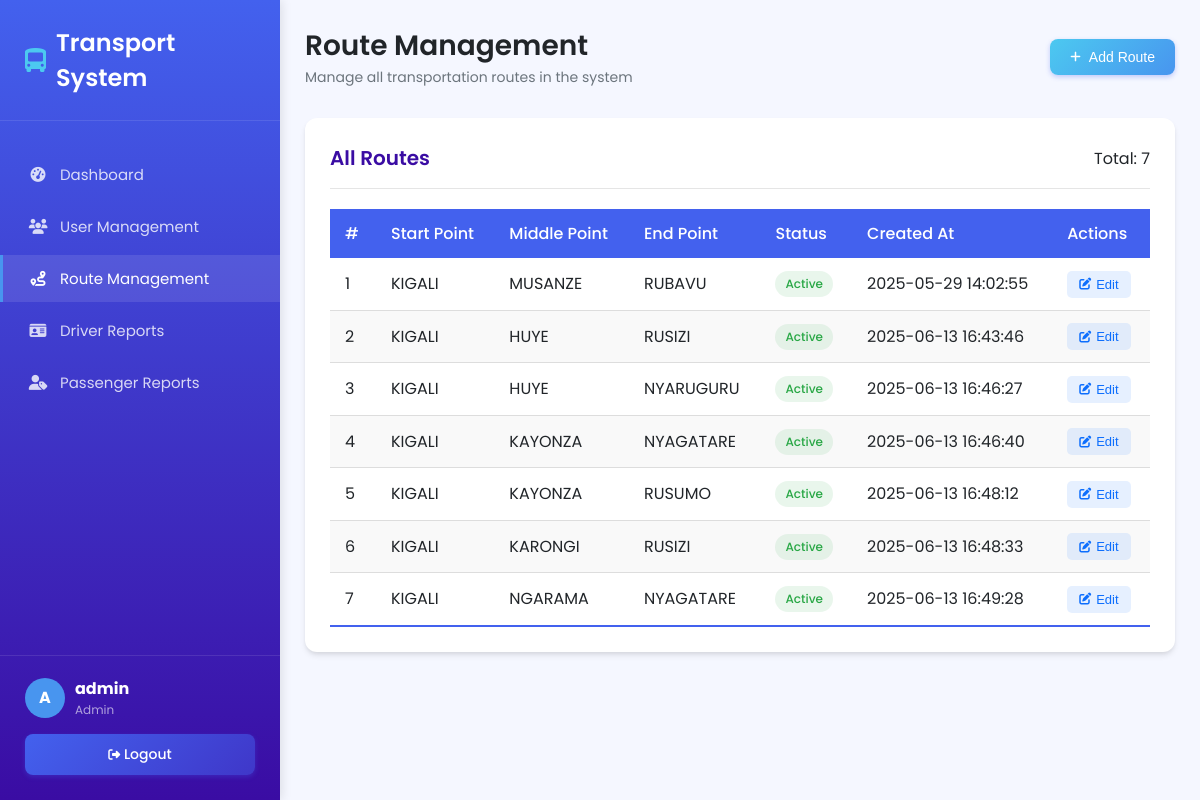
Screenshot of /Dashboard/routes.php (signed in) with the database file from the repository.
### tables this page shows
CREATE TABLE `routes` (
  `id` int(11) NOT NULL,
  `start_point` varchar(255) NOT NULL,
  `middle_point` varchar(255) DEFAULT NULL,
  `end_point` varchar(255) NOT NULL,
  `status` enum('active','inactive') NOT NULL,
  `created_at` timestamp NOT NULL DEFAULT current_timestamp(),
  `distance` decimal(10,2) DEFAULT NULL,
  `estimated_time` varchar(50) DEFAULT NULL,
  `fare` decimal(10,2) DEFAULT NULL
);

### Dashboard/routes.php (the view, shortened to what this page needs)
<?php
include '../conn.php';
$isAdmin = isset($_SESSION['role']) && $_SESSION['role'] === 'admin';
$sql = "SELECT id, start_point, middle_point, end_point, status, created_at FROM routes ORDER BY id ASC";
$result = mysqli_query($conn, $sql);
?>
<!DOCTYPE html>
<html lang="en">
<head>
  <link rel="stylesheet" href="https://cdnjs.cloudflare.com/ajax/libs/font-awesome/6.4.0/css/all.min.css">
</head>
<body>
  <div class="dashboard-layout">
    <div class="sidebar">
      <div class="brand">
        <h2><i class="fas fa-bus-alt brand-icon"></i> Transport System</h2>
      </div>
      <nav>
        <a href="dash.php"><i class="fas fa-tachometer-alt"></i> Dashboard</a>
        <a href="userdetails.php"><i class="fas fa-users"></i> User Management</a>
        <a href="routes.php" class="active"><i class="fas fa-route"></i> Route Management</a>
        <a href="driverdetails.php"><i class="fas fa-id-card"></i> Driver Reports</a>
        <a href="passengerdetails.php"><i class="fas fa-user-tag"></i> Passenger Reports</a>
      </nav>
      <div class="sidebar-footer">
        <div class="user-profile">
          <div class="user-avatar">
            <?php echo strtoupper(substr($_SESSION['username'], 0, 1)); ?>
          </div>
          <div class="user-info">
            <strong><?php echo htmlspecialchars($_SESSION['username']); ?></strong>
            <small>Admin</small>
          </div>
        </div>
        <a href="logout.php" class="btn" style="display: block; text-align: center; margin-top: 15px;">
          <i class="fas fa-sign-out-alt"></i> Logout
        </a>
      </div>
    </div>
    <div class="main-content">
      <div class="page-header">
        <div class="page-title">
          <h1>Route Management</h1>
          <p>Manage all transportation routes in the system</p>
        </div>
        <div class="header-actions">
          <?php if ($isAdmin): ?>
            <button class="btn btn-success" onclick="openAddModal()">
              <i class="fas fa-plus"></i> Add Route
            </button>
          <?php endif; ?>
        </div>
      </div>
      <div class="card">
        <div class="card-header">
          <h2 class="card-title">All Routes</h2>
          <div class="card-actions">
            <span class="badge">Total: <?php echo mysqli_num_rows($result); ?></span>
          </div>
        </div>
        <div class="table-responsive">
          <table class="data-table">
            <thead>
              <tr>
                <th>#</th>
                <th>Start Point</th>
                <th>Middle Point</th>
                <th>End Point</th>
                <th>Status</th>
                <th>Created At</th>
                <?php if ($isAdmin): ?>
                  <th>Actions</th>
                <?php endif; ?>
              </tr>
            </thead>
            <tbody>
              <?php $counter = 1; ?>
              <?php while ($row = mysqli_fetch_assoc($result)): ?>
                <tr>
                  <td><?php echo $counter++; ?></td>
                  <td><?php echo htmlspecialchars($row['start_point']); ?></td>
                  <td><?php echo htmlspecialchars($row['middle_point']); ?></td>
                  <td><?php echo htmlspecialchars($row['end_point']); ?></td>
                  <td>
                    <span class="status-badge status-<?php echo strtolower($row['status']); ?>">
                      <?php echo ucfirst($row['status']); ?>
                    </span>
                  </td>
                  <td><?php echo htmlspecialchars($row['created_at']); ?></td>
                  <?php if ($isAdmin): ?>
                    <td>
                      <button class="action-btn edit-btn"
                        onclick="openEditModal(
                          <?php echo $row['id']; ?>,
                          '<?php echo htmlspecialchars($row['start_point']); ?>',
                          '<?php echo htmlspecialchars($row['middle_point']); ?>',
                          '<?php echo htmlspecialchars($row['end_point']); ?>',
                          '<?php echo htmlspecialchars($row['status']); ?>'
                        )">
                        <i class="fas fa-edit"></i> Edit
                      </button>
                    </td>
                  <?php endif; ?>
                </tr>
              <?php endwhile; ?>
            </tbody>
          </table>
        </div>
      </div>
    </div>
  </div>
</body>
</html>

### Dashboard/routes.php (style rules this page uses)
:root { --primary: #4361ee; --primary-dark: #3a0ca3; --secondary: #3f37c9; --accent: #4895ef; --light: #f8f9fa; --dark: #212529; --gray: #6c757d; --success: #4cc9f0; --warning: #f72585; --danger: #f72585; --card-shadow: 0 4px 6px -1px rgba(0, 0, 0, 0.1), 0 2px 4px -1px rgba(0, 0, 0, 0.06); --transition: all 0.3s cubic-bezier(0.25, 0.8, 0.25, 1); }
* { box-sizing: border-box; margin: 0; padding: 0; }
body { font-family: 'Poppins', sans-serif; background-color: #f5f7ff; color: var(--dark); }
.dashboard-layout { display: flex; min-height: 100vh; }
.sidebar { width: 280px; background: linear-gradient(180deg, var(--primary), var(--primary-dark)); color: white; padding: 25px 0; display: flex; flex-direction: column; box-shadow: 2px 0 10px rgba(0, 0, 0, 0.1); z-index: 10; }
.brand { padding: 0 25px 25px; border-bottom: 1px solid rgba(255, 255, 255, 0.1); }
.brand h2 { font-size: 24px; font-weight: 600; display: flex; align-items: center; gap: 10px; }
.brand-icon { color: var(--success); }
.sidebar nav { flex: 1; padding: 25px 0; overflow-y: auto; }
.sidebar nav a { color: rgba(255, 255, 255, 0.8); text-decoration: none; font-size: 15px; padding: 12px 25px; margin: 5px 0; display: flex; align-items: center; gap: 12px; border-left: 3px solid transparent; transition: var(--transition); }
.sidebar nav a:hover, .sidebar nav a.active { color: white; background: rgba(255, 255, 255, 0.1); border-left: 3px solid var(--accent); }
.sidebar nav a i { width: 20px; text-align: center; }
.sidebar-footer { padding: 20px 25px 0; border-top: 1px solid rgba(255, 255, 255, 0.1); }
.user-profile { display: flex; align-items: center; gap: 10px; }
.user-avatar { width: 40px; height: 40px; border-radius: 50%; background-color: var(--accent); display: flex; align-items: center; justify-content: center; font-weight: bold; }
.user-info small { display: block; color: rgba(255, 255, 255, 0.6); font-size: 12px; }
.main-content { flex: 1; padding: 25px; overflow-y: auto; }
.page-header { display: flex; justify-content: space-between; align-items: center; margin-bottom: 30px; }
.page-title h1 { font-size: 28px; font-weight: 600; color: var(--dark); }
.page-title p { color: var(--gray); font-size: 14px; }
.header-actions { display: flex; align-items: center; gap: 15px; }
.btn { background: linear-gradient(135deg, var(--primary), var(--secondary)); color: white; padding: 10px 20px; border: none; border-radius: 8px; font-size: 14px; font-weight: 500; text-decoration: none; display: inline-flex; align-items: center; gap: 8px; cursor: pointer; transition: var(--transition); box-shadow: 0 2px 5px rgba(67, 97, 238, 0.3); }
.btn i { font-size: 12px; }
.btn-success { background: linear-gradient(135deg, #4cc9f0, #4895ef); }
.card { background: white; padding: 25px; border-radius: 12px; box-shadow: var(--card-shadow); transition: var(--transition); margin-bottom: 25px; }
.card-header { display: flex; justify-content: space-between; align-items: center; margin-bottom: 20px; padding-bottom: 15px; border-bottom: 1px solid rgba(0, 0, 0, 0.1); }
.card-title { font-size: 20px; font-weight: 600; color: var(--primary-dark); }
.table-responsive { overflow-x: auto; }
.data-table { width: 100%; border-collapse: collapse; }
.data-table thead th { background-color: var(--primary); color: white; padding: 12px 15px; text-align: left; font-weight: 500; position: sticky; top: 0; }
.data-table tbody tr { border-bottom: 1px solid #dddddd; transition: var(--transition); }
.data-table tbody tr:nth-of-type(even) { background-color: #f9f9f9; }
.data-table tbody tr:last-of-type { border-bottom: 2px solid var(--primary); }
.data-table td { padding: 12px 15px; }
.status-badge { display: inline-block; padding: 4px 10px; border-radius: 20px; font-size: 12px; font-weight: 500; }
.status-active { background-color: rgba(40, 167, 69, 0.1); color: #28a745; }
.action-btn { padding: 6px 12px; border-radius: 5px; font-size: 13px; font-weight: 500; border: none; cursor: pointer; transition: var(--transition); display: inline-flex; align-items: center; gap: 5px; }
.action-btn i { font-size: 12px; }
.edit-btn { background-color: rgba(13, 110, 253, 0.1); color: #0d6efd; }

### rows the page displays
routes: start_point "KIGALI", middle_point "MUSANZE", end_point "RUBAVU", status "Active", created_at "2025-05-29 14:02:55"
routes: start_point "KIGALI", middle_point "HUYE", end_point "RUSIZI", status "Active", created_at "2025-06-13 16:43:46"
routes: start_point "KIGALI", middle_point "HUYE", end_point "NYARUGURU", status "Active", created_at "2025-06-13 16:46:27"
routes: start_point "KIGALI", middle_point "KAYONZA", end_point "NYAGATARE", status "Active", created_at "2025-06-13 16:46:40"
routes: start_point "KIGALI", middle_point "KAYONZA", end_point "RUSUMO", status "Active", created_at "2025-06-13 16:48:12"
routes: start_point "KIGALI", middle_point "KARONGI", end_point "RUSIZI", status "Active", created_at "2025-06-13 16:48:33"
routes: start_point "KIGALI", middle_point "NGARAMA", end_point "NYAGATARE", status "Active", created_at "2025-06-13 16:49:28"

### other values shown
substr($_SESSION['username'], 0, 1) "A"
$_SESSION['username'] "admin"
mysqli_num_rows($result) "7"
